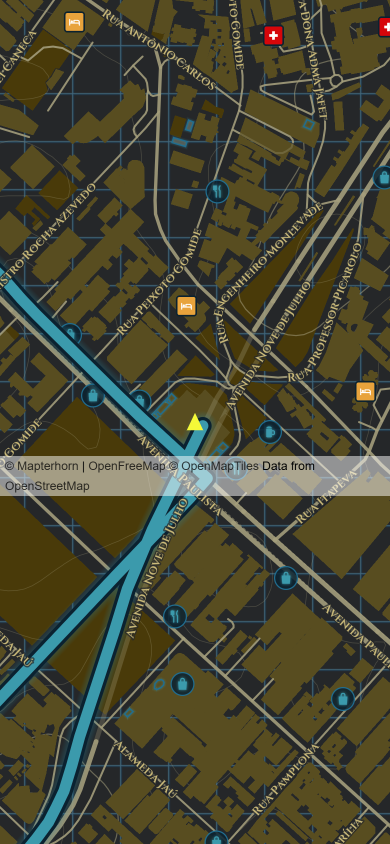
#> input picture referencias/depois/hyrule-topo.png, 780 x 1688 px, found by its file name (shown at 1/2 size); its folder holds 4 pictures in this run
$ python comparar.py
#> lines starting #> are read from the running program, lines starting #| are printed output that depends on the picture
"""Monta, para cada tema, a imagem referência × antes × depois (Parte 3).

Lê referencias/<referência>.png, referencias/antes/<tema>-topo.png e
referencias/depois/<tema>-topo.png e salva referencias/comparacao/<tema>.png.
Se "antes" ou "depois" não existir (ex.: tema novo), o quadro sai com um aviso.

Uso:  python referencias/tools/comparar.py [topo|nav|navegando]
"""
import sys
from pathlib import Path

from PIL import Image, ImageDraw, ImageFont

RAIZ = Path(__file__).resolve().parents[1]
# tema do app -> imagem de referência
REFERENCIA = {
    'los-santos': 'gtav-mapa.png',
    'gta-sa': 'sa-mapa.png',
    'san-andreas': 'sa-mapa.png',
    'red-dead': 'rdr2-minimapa.png',
    'hyrule': 'hyrule-totk-mapa.png',
    'minecraft': 'minecraft-mapa-item.png',
    'minecraft-mapa': 'minecraft-mapa-item.png',
}
# tema que mudou de id: o "antes" dele está com o nome antigo
NOME_ANTES = {'san-andreas': 'gta-sa'}
ALTURA = 900  # altura de cada painel


def fonte(tam: int):
    for nome in ('arialbd.ttf', 'arial.ttf'):
        try:
            return ImageFont.truetype(nome, tam)
        except OSError:
            continue
    return ImageFont.load_default()


def painel(caminho: Path, titulo: str, largura_ref: int | None = None) -> Image.Image:
#> called with titulo = 'Referência'
    if caminho.exists():
        img = Image.open(caminho).convert('RGB')
        esc = ALTURA / img.height
        img = img.resize((round(img.width * esc), ALTURA), Image.Resampling.LANCZOS)
    else:
        img = Image.new('RGB', (largura_ref or 420, ALTURA), '#2a2a2a')
#> img: PIL image 420x900 RGB; every value is 42
        ImageDraw.Draw(img).text((20, ALTURA // 2), '(não existe)', fill='#aaaaaa', font=fonte(28))
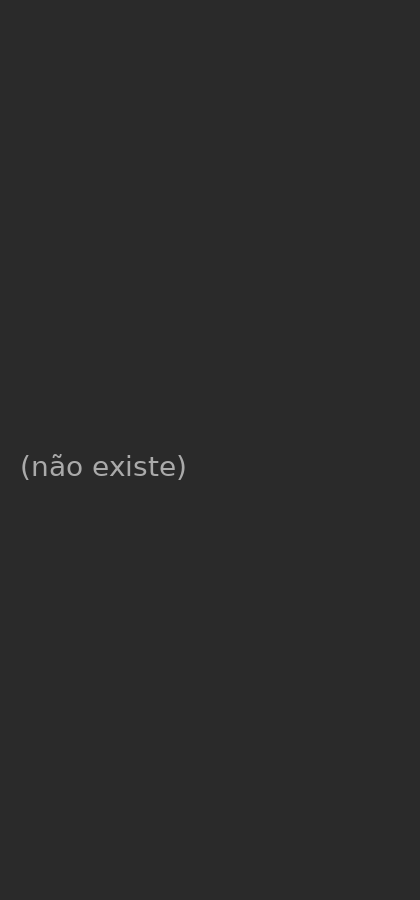
#> img: PIL image 420x900 RGB; min 42, max 170, mean 42.3
    quadro = Image.new('RGB', (img.width, ALTURA + 56), '#111111')
#> quadro: PIL image 420x956 RGB; every value is 17
    quadro.paste(img, (0, 56))
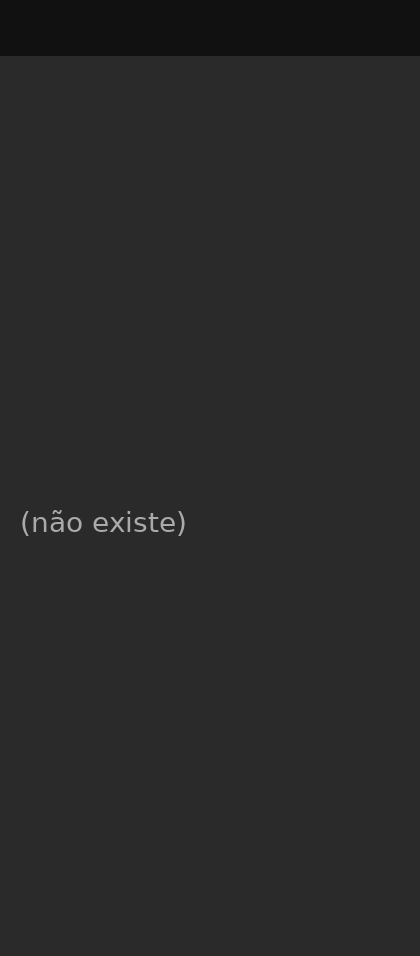
#> quadro: PIL image 420x956 RGB; min 17, max 170, mean 40.8
    ImageDraw.Draw(quadro).text((12, 12), titulo, fill='#ffffff', font=fonte(30))
    return quadro


def main() -> None:
    vista = sys.argv[1] if len(sys.argv) > 1 else 'topo'
    destino = RAIZ / 'comparacao'
    destino.mkdir(exist_ok=True)
    temas = {p.name.rsplit('-', 1)[0] for p in (RAIZ / 'depois').glob(f'*-{vista}.png')}
    for tema in sorted(temas):
        ref = REFERENCIA.get(tema)
        paineis = [
            painel(RAIZ / ref, 'Referência') if ref else painel(Path('-'), 'Referência'),
            painel(RAIZ / 'antes' / f'{NOME_ANTES.get(tema, tema)}-{vista}.png', 'Antes', 420),
            painel(RAIZ / 'depois' / f'{tema}-{vista}.png', 'Depois', 420),
        ]
#> call 2 of painel, with titulo = 'Antes', largura_ref = 420
#> in painel, img is the input picture: PIL image 780x1688 RGB; mean R, G, B 72.1, 72, 51.3
#> in painel (call 2), `img = img.resize((round(img.width * esc), ALTURA), Image.Resampling.LA..`:
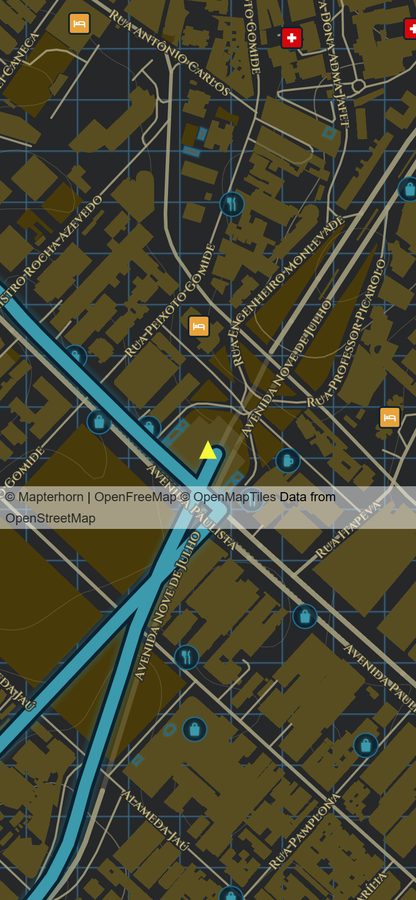
#> img: PIL image 416x900 RGB; mean R, G, B 72.1, 72, 51.3
#> in painel (call 2), `quadro = Image.new('RGB', (img.width, ALTURA + 56), '#111111')`: quadro: PIL image 416x956 RGB; every value is 17
#> in painel (call 2), `quadro.paste(img, (0, 56))`:
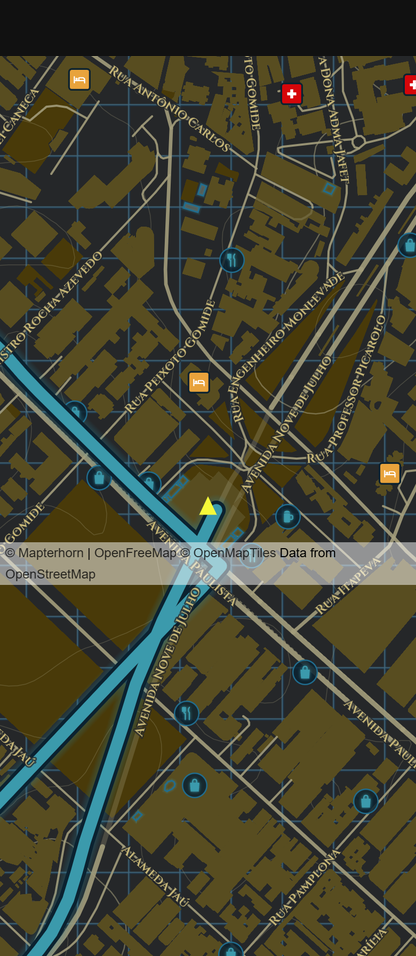
#> quadro: PIL image 416x956 RGB; mean R, G, B 68.9, 68.8, 49.3
        largura = sum(p.width for p in paineis) + 16 * (len(paineis) + 1)
#> largura = 1316
        folha = Image.new('RGB', (largura, ALTURA + 56 + 32), '#000000')
#> folha: PIL image 1316x988 RGB; every value is 0
        x = 16
        for p in paineis:
            folha.paste(p, (x, 16))
            x += p.width + 16
#> this loop made 3 passes
#> x on passes 1 to 3: 452, 884, 1316
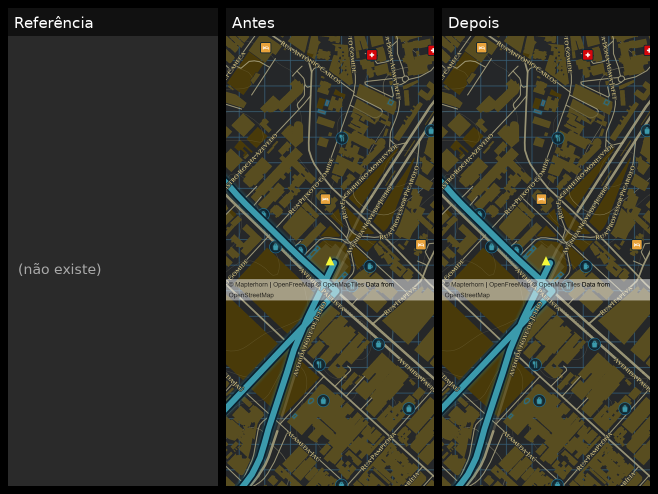
#> folha: PIL image 1316x988 RGB (shown at 1/2 size); mean R, G, B 55.2, 55.1, 43.2
#> after the loop, x = 1316
        saida = destino / f'{tema}-{vista}.png'
        folha.save(saida, optimize=True)
        print('  ', saida.relative_to(RAIZ.parent))


if __name__ == '__main__':
    main()

$ run again, on referencias/depois/los-santos-topo.png
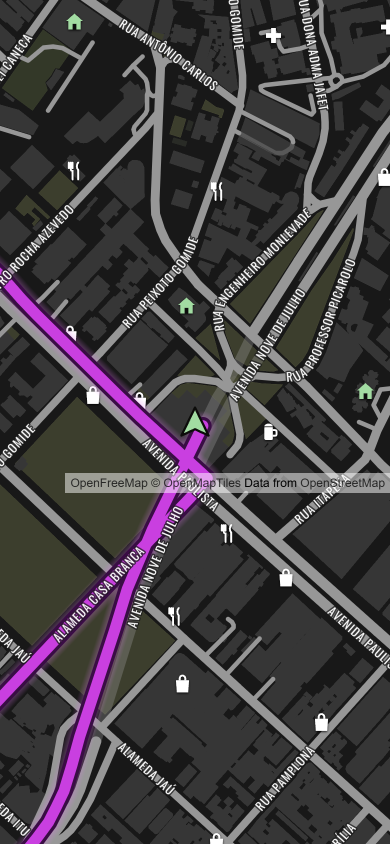
#> input picture referencias/depois/los-santos-topo.png, 780 x 1688 px, found by its file name (shown at 1/2 size)
#> in painel, img is the input picture: PIL image 780x1688 RGB; mean R, G, B 68.9, 64.2, 68.2
#> in painel (call 2), `quadro.paste(img, (0, 56))`:
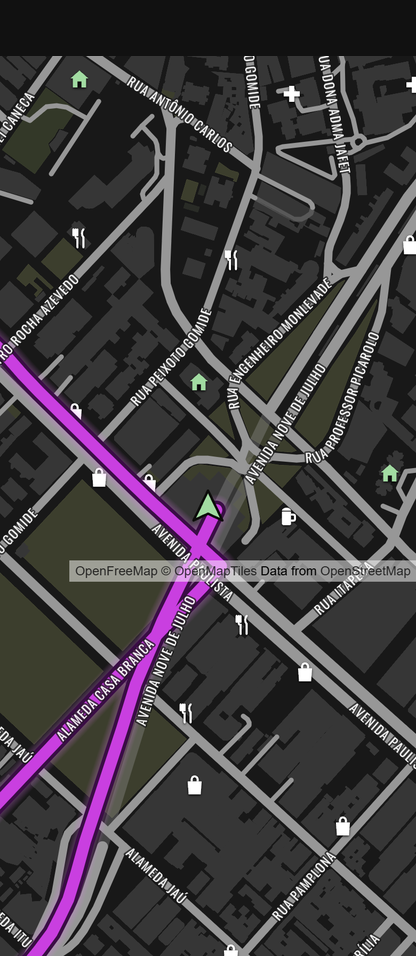
#> quadro: PIL image 416x956 RGB; mean R, G, B 65.8, 61.4, 65.1
#> largura = 1316
#> the loop in main, `for p in paineis:` made 3 passes
#> x on passes 1 to 3: 452, 884, 1316
#> after the loop in main, `for p in paineis:`:
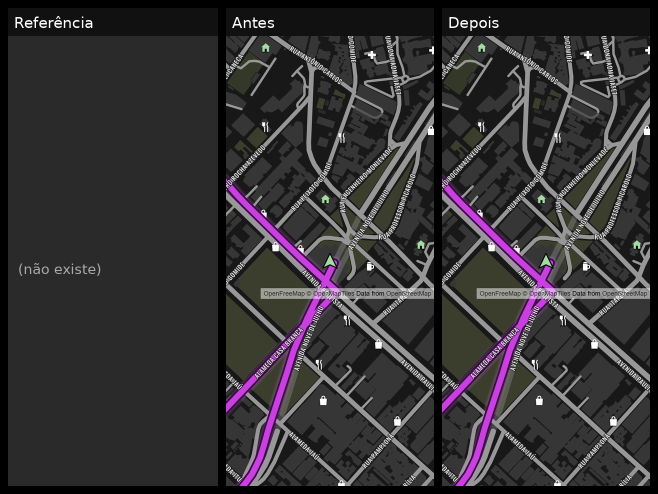
#> folha: PIL image 1316x988 RGB (shown at 1/2 size); mean R, G, B 53.3, 50.6, 52.9
